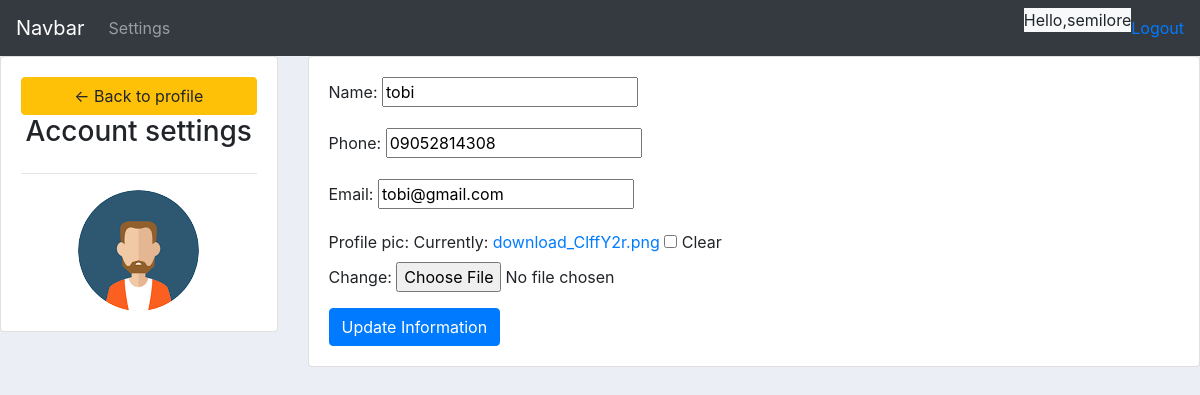
/account/ (signed in), run on the app's committed database.
### accounts/models.py (models this page shows, shortened)
class Customer(models.Model):
    user = models.OneToOneField(User, blank = True , null = True,on_delete=models.CASCADE)
    name = models.CharField(max_length=200 , null = True)
    phone = models.CharField(max_length=200 , null = True)
    email = models.CharField(max_length=200 , null = True)
    profile_pic = models.ImageField(default = 'download.png' , null = True , blank = True)
    date_created = models.DateTimeField(auto_now_add=True , null = True)

### accounts/decorators.py (the view)
        def wrapper_func(request, *args,**kwargs):
            group = None
            if request.user.groups.exists():
                group = request.user.groups.all()[0].name
            if group in allowed_roles:
                return view_func(request,*args,**kwargs)
            else:
                return HttpResponse("You are not authorised to view this page")
            return view_func(request,*args, **kwargs)

### accounts/forms.py
class CustomerForm(ModelForm):
    class Meta:
        model = Customer
        fields = '__all__'
        exclude = ['user']

### accounts/views.py (called while the page is built)
@login_required(login_url='login')
@allowed_users(allowed_roles=['customer'])
def accountSettings(request):
    customer = request.user.customer
    form = CustomerForm(instance = customer)
    if request.method == "POST":
        form = CustomerForm(request.POST,request.FILES,instance=customer)
        if form.is_valid():
            form.save()
    context = {'form':form}
    return render(request,'accounts/account_settings.html',context)

### accounts/templates/accounts/account_settings.html (shortened to what this page needs)
{% extends 'accounts/main.html' %}
{% load static %}
{% block content %}
<div class="row">
    <div class="col-md-3">
        <div class="card card-body">
            <a href="{% url 'home' %}" class="btn btn-warning">
             &#8592;   Back to profile
            </a>
            <h3 class="text-center">Account settings</h3>
            <hr>
            <img class="profile-pic" src=" {{ request.user.customer.profile_pic.url }} " alt="">
        </div>
    </div>
    <div class="col-md-9">
        <div class="card card-body">
            <form action="" method="post" enctype="multipart/form-data">
                {{form.as_p}}
                <input class="btn btn-primary" type="submit" name="Update Information" value="Update Information">
            </form>
        </div>
    </div>
</div>
{% endblock content %}

### accounts/templates/accounts/navbar.html (shortened to what this page needs)
{% load static %}
<nav class="navbar navbar-expand-lg navbar-dark bg-dark">
  <a class="navbar-brand" href="#">Navbar</a>
  <div class="collapse navbar-collapse" id="navbarNav">
    <ul class="navbar-nav">
      {% if request.user.is_staff %}
      <li class="nav-item active">
        <a class="nav-link" href="{% url 'home' %}">Dashboard</a>
      </li>
      <li class="nav-item">
        <a class="nav-link" href="{% url 'products' %}">Products</a>
      </li>
      {% else %}
      <li class="nav-item">
        <a class="nav-link" href="{% url 'account' %}">Settings</a>
      </li>
      {% endif %}
    </ul>
  </div>
  <p class="bg bg-sm bg-light">Hello,{{request.user}} </p>
  <span><a href=" {% url 'logout' %}">Logout</a></span>
</nav>

### accounts/static/css/main.css (style rules this page uses)
body { background-color: #ebeff5; }

### accounts/templates/accounts/account_settings.html (style rules this page uses)
.profile-pic { max-width: 200px; max-height: 200px; margin: 0 auto; border-radius: 50%; }

### data on the page
Customer: name "tobi", phone "09052814308", email "tobi@gmail.com"

### other printed values
{{ request.user }} "semilore"
